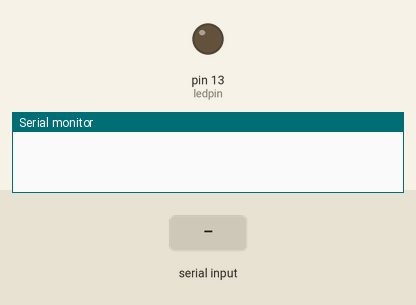
Simulated run of this sketch. Board: Arduino Uno, built with avr-gcc and run on an emulated ATmega328P. Shown: output pins drawn as LEDs (lit = HIGH), the last lines printed to the serial monitor. The inputs (shaded band) are chosen by the test bench.

Above: at 1.2 s.
1.3 s: "1" received over Serial
At 2.8 s:
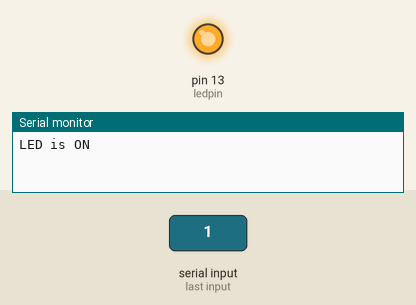
3.5 s: "0" received over Serial
At 4.3 s:
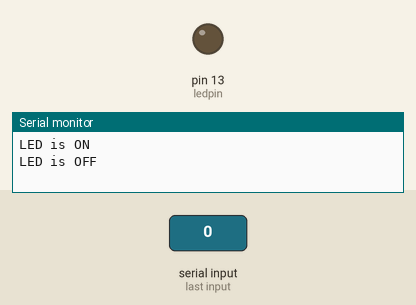
Timing chart, 0 to 6.5 s (numbered marks = the images above; inputs shaded):
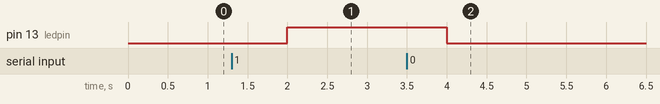

The sketch:

Arduino_bluetooth.ino
```cpp
const int ledpin=13;
int state=0;

void setup() {
pinMode(ledpin, OUTPUT);
Serial.begin(9600);
}
void loop() {
// put your main code here, to run repeatedly:
if (Serial.available()>0)
{
int state= Serial.read();
if (state=='0')
{
digitalWrite(ledpin,LOW);
Serial.println("LED is OFF");
}
if (state=='1')
{
digitalWrite(ledpin,HIGH);
Serial.println("LED is ON");
}
}
delay(1000);
}
```

Measured:
- after the input at 1.3 s, pin 13 (ledpin): LOW → HIGH after 0.70 s
- after the input at 3.5 s, pin 13 (ledpin): HIGH → LOW after 0.50 s
